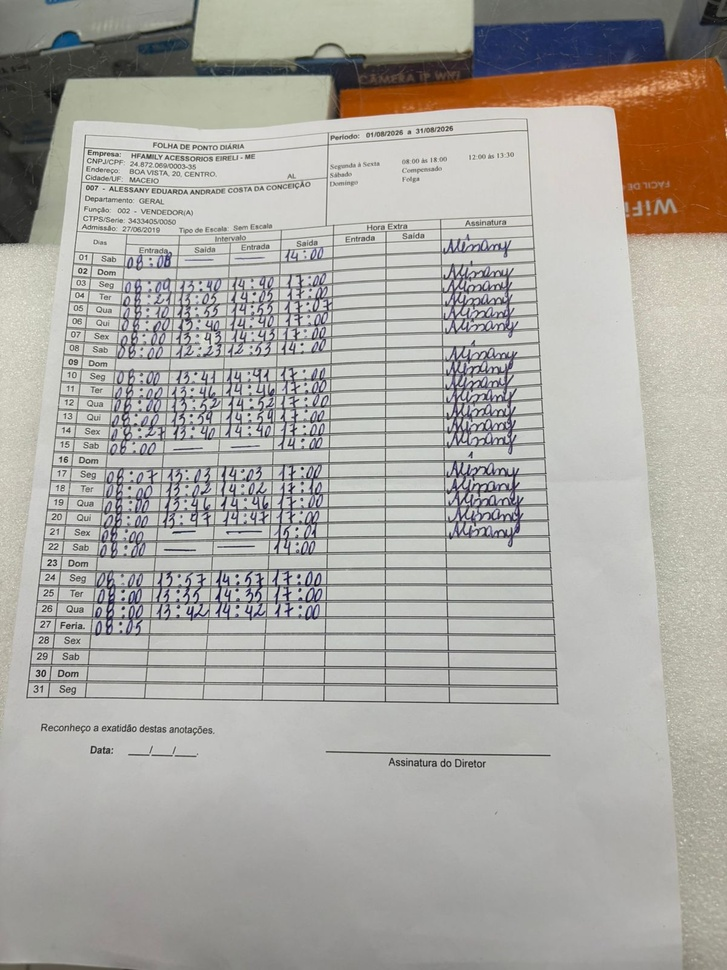
#> input picture ALESSANY.jpg, 727 x 970 px, shrunk from 1200 x 1600 before the run
$ python -i tratamento_imagem.py   (imports and definitions only)
#> lines starting #> are read from the running program, lines starting #| are printed output that depends on the picture
from __future__ import annotations

import cv2
import numpy as np
from pathlib import Path


def para_escala_cinza(img: np.ndarray) -> np.ndarray:
    if len(img.shape) == 2:
        return img
    return cv2.cvtColor(img, cv2.COLOR_BGR2GRAY)


def melhorar_contraste(img: np.ndarray) -> np.ndarray:
    clahe = cv2.createCLAHE(clipLimit=2.0, tileGridSize=(8, 8))
    return clahe.apply(img)


def corrigir_rotacao(img: np.ndarray) -> np.ndarray:
    edges = cv2.Canny(img, 50, 150, apertureSize=3)
    lines = cv2.HoughLinesP(edges, 1, np.pi / 180, 100, minLineLength=100, maxLineGap=10)
    if lines is None or len(lines) == 0:
        return img
    angulos = []
    for line in lines:
        x1, y1, x2, y2 = line[0]
        if x2 != x1:
            angulo = np.degrees(np.arctan2(y2 - y1, x2 - x1))
            if abs(angulo) < 45:
                angulos.append(angulo)
    if not angulos:
        return img
    mediana_angulo = np.median(angulos)
    if abs(mediana_angulo) < 0.5:
        return img
    (h, w) = img.shape[:2]
    centro = (w // 2, h // 2)
    M = cv2.getRotationMatrix2D(centro, mediana_angulo, 1.0)
    return cv2.warpAffine(img, M, (w, h), flags=cv2.INTER_CUBIC, borderMode=cv2.BORDER_REPLICATE)


def binarizar(img: np.ndarray) -> np.ndarray:
    return cv2.adaptiveThreshold(img, 255, cv2.ADAPTIVE_THRESH_GAUSSIAN_C, cv2.THRESH_BINARY, 11, 2)


def preprocessar(imagem_path: Path) -> np.ndarray:
#> called with imagem_path = '../ALESSANY.jpg'
    img = cv2.imread(str(imagem_path), cv2.IMREAD_GRAYSCALE)
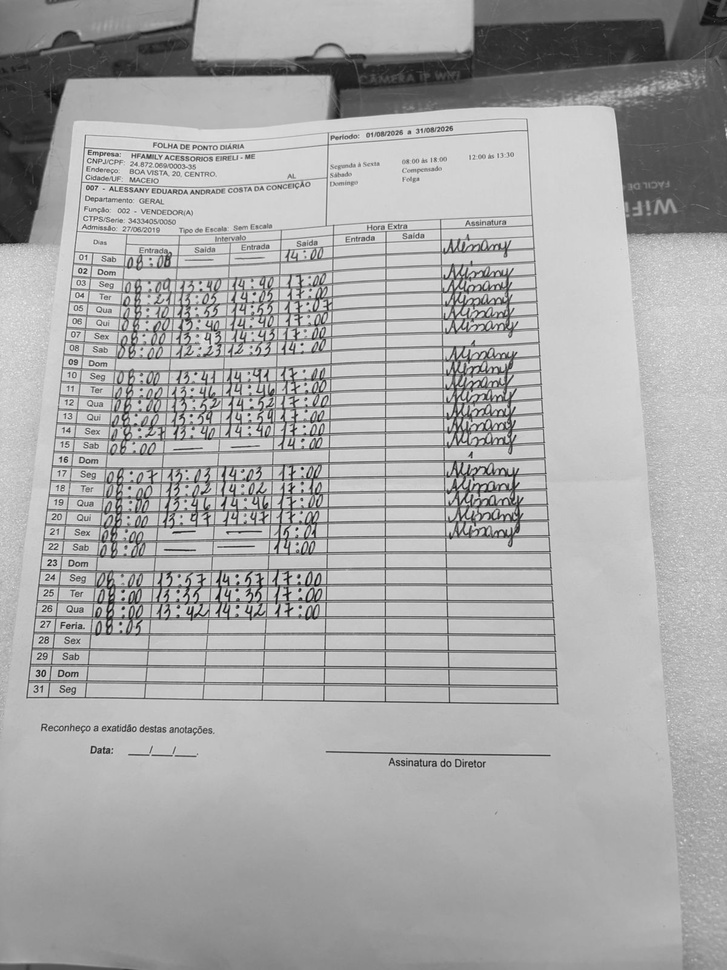
#> img: shape (970, 727); min 5, max 255, mean 169.2
    if img is None:
        raise ValueError(f"Não foi possível ler a imagem: {imagem_path}")
    img = melhorar_contraste(img)
#> in melhorar_contraste, `return clahe.apply(img)`:
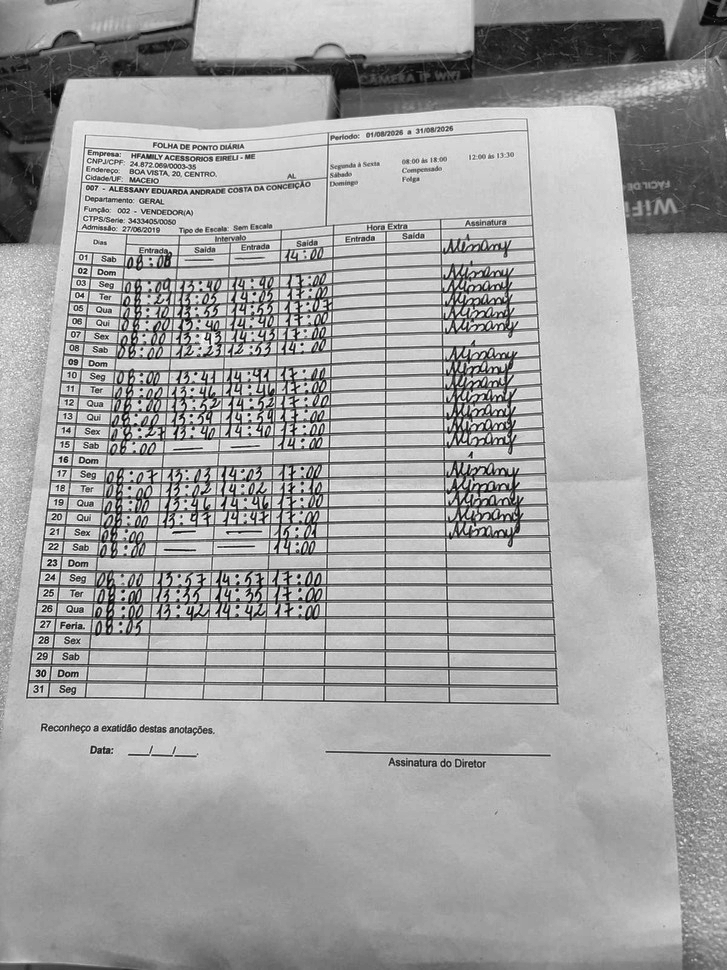
#> returned value: shape (970, 727); min 3, max 255, mean 164
    img = corrigir_rotacao(img)
#> in corrigir_rotacao, `edges = cv2.Canny(img, 50, 150, apertureSize=3)`:
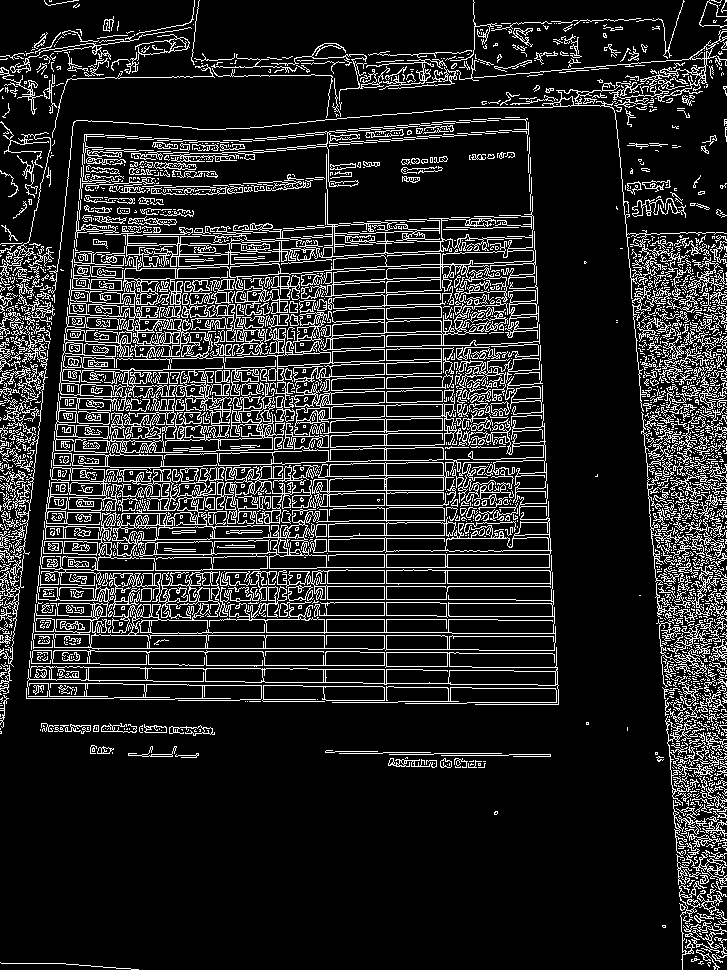
#> edges: shape (970, 727); 14.4% white in thin lines or dots
#> in corrigir_rotacao, `lines = cv2.HoughLinesP(edges, 1, np.pi / 180, 100, minLineLength=100,..`: lines = 361 rows, first 6: [546, 499, 557, 704], [550, 538, 558, 694], [26, 696, 258, 464], [38, 585, 86, 134], [669, 318, 683, 714], [386, 702, 386, 220]
#> the loop in corrigir_rotacao, `for line in lines:` made 361 passes
#> (x1, y1, x2, y2, angulo) on passes 1, 2, 3, 4, 5, 7, 8, 9, 11, 12, 14, 15: (546, 499, 557, 704, 86.93), (550, 538, 558, 694, 87.06), (26, 696, 258, 464, -45), (38, 585, 86, 134, -83.92), (669, 318, 683, 714, 87.98), (644, 230, 670, 722, 86.97), (390, 535, 518, 533, -0.895), (683, 232, 707, 702, 87.08), (28, 698, 87, 134, -84.03), (708, 293, 720, 962, 88.97), (653, 233, 691, 961, 87.01), (443, 321, 444, 434, 89.49)
#> (x1, y1, x2, y2) on passes 6, 10, 13, 24, 29, 37: (386, 702, 386, 220), (726, 853, 726, 233), (384, 702, 384, 222), (722, 962, 722, 459), (725, 558, 725, 233), (723, 895, 723, 257)
#> after the loop in corrigir_rotacao, `for line in lines:`: angulos = 125 values, max 0.993 at index 109, min -35.92 at index 64, mean -2.39
#> in corrigir_rotacao, `mediana_angulo = np.median(angulos)`: mediana_angulo = -1.35
#> in corrigir_rotacao, `M = cv2.getRotationMatrix2D(centro, mediana_angulo, 1.0)`: M = [[1, -0.0236, 11.55], [0.0236, 1, -8.44]]
#> in corrigir_rotacao, `return cv2.warpAffine(img, M, (w, h), flags=cv2.INTER_CUBIC, borderMod..`:
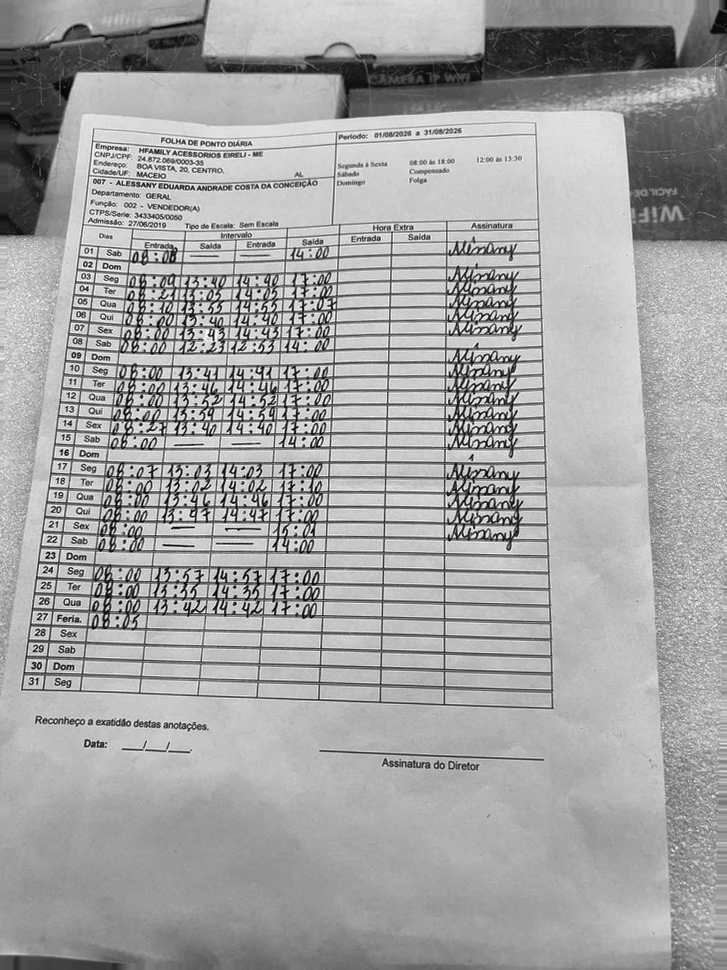
#> returned value: shape (970, 727); min 0, max 255, mean 163.8
    img = binarizar(img)
#> in binarizar, `return cv2.adaptiveThreshold(img, 255, cv2.ADAPTIVE_THRESH_GAUSSIAN_C,..`:
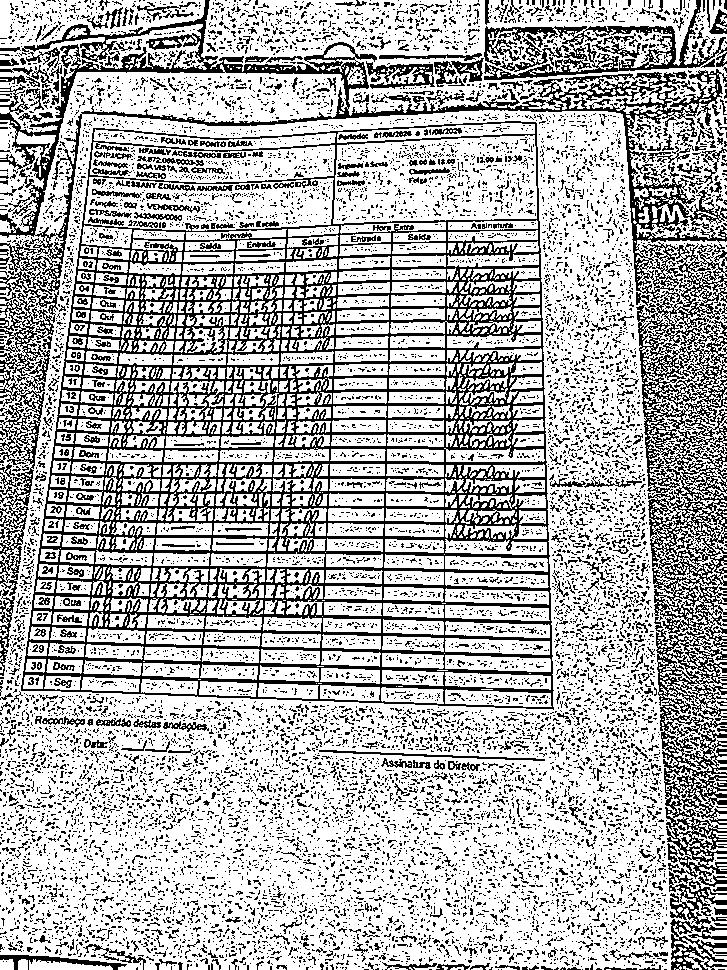
#> returned value: shape (970, 727); 70% white; black in thin lines or dots
    return img

>>> result = preprocessar('../ALESSANY.jpg')
